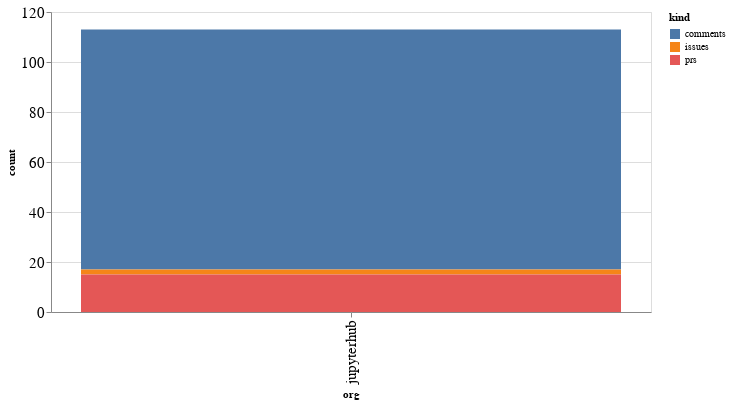

Source (notebook cell):
### Code cell
alt.Chart(org_summaries, width=600).mark_bar().encode(
    x='org',
    y='count',
    color='kind',
    tooltip="org"
)

### Figure 1 — Vega-Lite specification as saved in the notebook (floating-point values rounded to 4 significant figures)
{"config": {"axisLeft": {"labelFontSize": 15}, "axisBottom": {"labelFontSize": 15}}, "data": {"name": "data-8bc3a27fdf1ad46af538c192859d1683"}, "mark": "bar", "encoding": {"color": {"type": "nominal", "field": "kind"}, "tooltip": {"type": "nominal", "field": "org"}, "x": {"type": "nominal", "field": "org"}, "y": {"type": "quantitative", "field": "count"}}, "width": 600, "$schema": "https://vega.github.io/schema/vega-lite/v4.8.1.json", "datasets": {"data-8bc3a27fdf1ad46af538c192859d1683": [{"org": "jupyterhub", "kind": "comments", "count": 96}, {"org": "jupyterhub", "kind": "issues", "count": 2}, {"org": "jupyterhub", "kind": "prs", "count": 15}]}}
